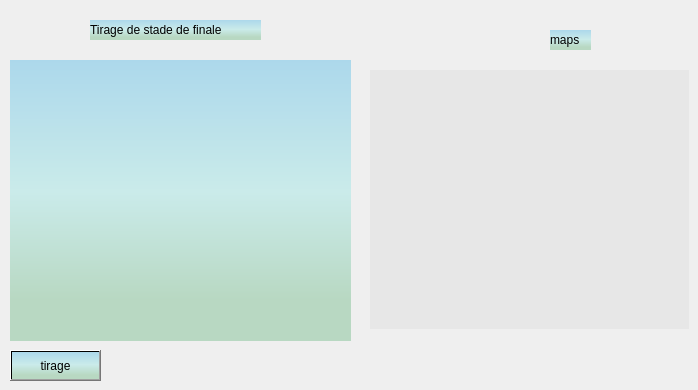
         <widget class="QWidget" name="fonctionnalites">
          <attribute name="title">
           <string>fonctionnalites</string>
          </attribute>
          <widget class="QPushButton" name="pushButton_9">
           <property name="geometry">
            <rect>
             <x>10</x>
             <y>350</y>
             <width>91</width>
             <height>31</height>
            </rect>
           </property>
           <property name="styleSheet">
            <string notr="true">background-color: qlineargradient(spread:pad, x1:0, y1:0, x2:0, y2:1, stop:0 rgba(172, 216, 235, 255), stop:0.468504 rgba(202, 235, 234, 255), stop:0.854331 rgba(184, 216, 194, 255));</string>
           </property>
           <property name="text">
            <string>tirage</string>
           </property>
           <property name="checkable">
            <bool>true</bool>
           </property>
           <property name="autoExclusive">
            <bool>true</bool>
           </property>
          </widget>
          <widget class="QLabel" name="label_36">
           <property name="geometry">
            <rect>
             <x>550</x>
             <y>30</y>
             <width>41</width>
             <height>20</height>
            </rect>
           </property>
           <property name="styleSheet">
            <string notr="true">background-color: qlineargradient(spread:pad, x1:0, y1:0, x2:0, y2:1, stop:0 rgba(172, 216, 235, 255), stop:0.468504 rgba(202, 235, 234, 255), stop:0.854331 rgba(184, 216, 194, 255));</string>
           </property>
           <property name="text">
            <string>maps</string>
           </property>
          </widget>
          <widget class="QWidget" name="widget_11" native="true">
           <property name="geometry">
            <rect>
             <x>10</x>
             <y>60</y>
             <width>341</width>
             <height>281</height>
            </rect>
           </property>
           <property name="styleSheet">
            <string notr="true">background-color: qlineargradient(spread:pad, x1:0, y1:0, x2:0, y2:1, stop:0 rgba(172, 216, 235, 255), stop:0.468504 rgba(202, 235, 234, 255), stop:0.854331 rgba(184, 216, 194, 255));</string>
           </property>
           <layout class="QVBoxLayout" name="verticalLayout_10"/>
          </widget>
          <widget class="QLabel" name="label_38">
           <property name="geometry">
            <rect>
             <x>90</x>
             <y>20</y>
             <width>171</width>
             <height>20</height>
            </rect>
           </property>
           <property name="styleSheet">
            <string notr="true">background-color: qlineargradient(spread:pad, x1:0, y1:0, x2:0, y2:1, stop:0 rgba(172, 216, 235, 255), stop:0.468504 rgba(202, 235, 234, 255), stop:0.854331 rgba(184, 216, 194, 255));</string>
           </property>
           <property name="text">
            <string>Tirage de stade de finale</string>
           </property>
          </widget>
          <widget class="QWidget" name="widget_9" native="true">
           <property name="geometry">
            <rect>
             <x>370</x>
             <y>70</y>
             <width>319</width>
             <height>259</height>
            </rect>
           </property>
           <property name="styleSheet">
            <string notr="true">background-color: rgb(231, 231, 231);</string>
           </property>
          </widget>
         </widget>
